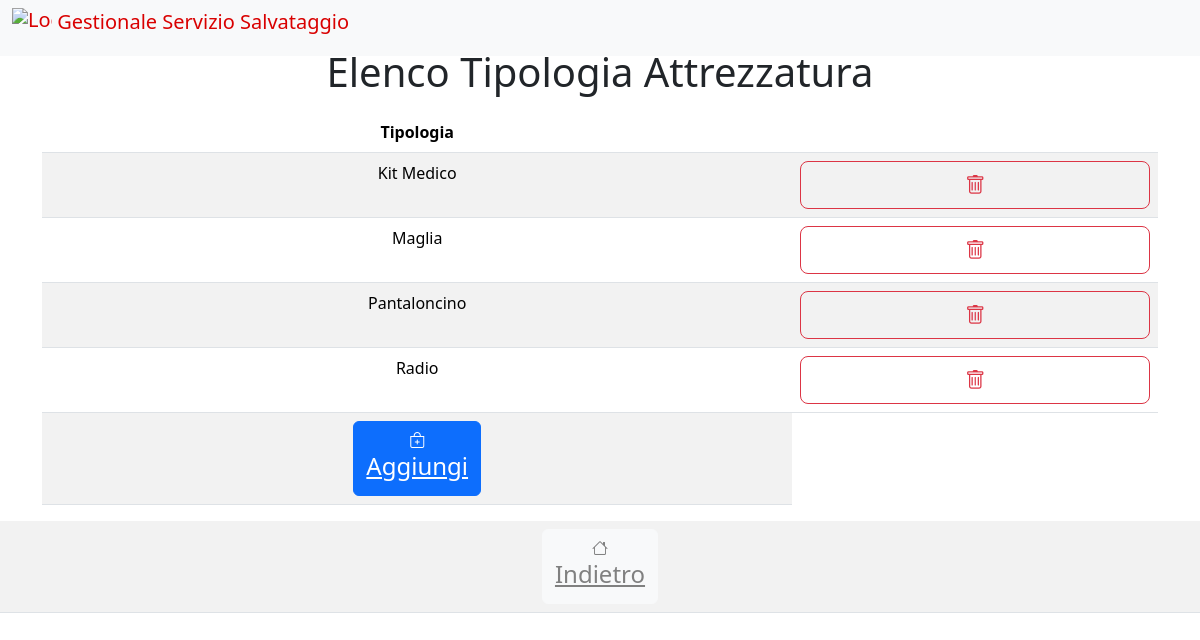
/html/visualizzatipologiaattrezzatura.php (signed in), run on the app's committed database.
### tables this page shows
CREATE TABLE `TIPOLOGIA` (
  `Nome` varchar(50) NOT NULL
);

### html/dbconnect.php (called while the page is built, shortened)
<?php
    class dbconnect {
        private $dbhost = 'localhost';
        private $username = 'user';
        private $password = 'psw';
        private $dbname = 'db_name';
        private $conn;
        public function __construct(){
            $this->conn = new mysqli($this->dbhost, $this->username, $this->password, $this->dbname);
        }
        public function query($sql){
            $result=$this->conn->query($sql);
            if ($result->num_rows > 0) {
                return $result;
            } else {
                return null;
            }
        }
    }
?>

### html/visualizzatipologiaattrezzatura.php (the view, shortened to what this page needs)
<?php
	include 'dbconnect.php';
?>
    <!DOCTYPE html>
    <html lang="it">
    <head>
        <link rel="stylesheet" href="https://cdn.jsdelivr.net/npm/bootstrap-icons@latest/font/bootstrap-icons.min.css">
        <link rel="stylesheet" href="https://cdn.jsdelivr.net/npm/bootstrap@latest/dist/css/bootstrap.min.css">
    </head>
    <header>
        <nav class="navbar navbar-expand-md navbar-light fixed-top bg-light">
            <div class="container-fluid">
                <div class="navbar-header">
                    <a class="navbar-brand mb-0 h1" href="#" style="color: #d90000;">
                        <img src="./img/logo.png" alt="Logo" width="40" height="40" class="d-inline-block align-text-top">
                        Gestionale Servizio Salvataggio
                    </a>
                </div>
            </div>
        </nav>
    </header>
    <body class="text-center">
        <div class="container">
            <h1 class="mt-5">Elenco Tipologia Attrezzatura</h1>
            <?php
            $db = new dbconnect();
            $sql = "SELECT * FROM TIPOLOGIA;";
            $result = $db->query($sql);
            echo "<table class='table table-striped mt-3'>";
            echo "<thead><tr><th>Tipologia</th><th></th</tr></thead><tbody>";
            if ($result->num_rows > 0) {
                while($row = $result->fetch_assoc()) {
                    echo "<tr><td>" . $row["Nome"] . "</td>";
                    echo "<td><form action='' method='POST'><input type='hidden' name='nome' value='".$row["Nome"]."'><button class='w-100 btn btn-lg btn-outline-danger' type='submit' name='elimina' value=''><i class='bi bi-trash'></i></button></form></td></tr>";
                }
            }
            echo "<tr><td><div type='button' class='well btn btn-primary' style='color: white'><a href='aggiungitipologiaattrezzatura.php' style='color: white'><i class='bi bi-bag-plus' style='color: white'></i><h4>Aggiungi</h4></a></div></td></td></tr>";
            echo "</tbody></table>";
            ?>
        </div>
            <table class="table table-striped mt-3">
            <tr>
            <td>
                <div type="button" class="well btn btn-light" style="color: gray">
                    <a href="attrezzatura.php" style="color: gray">
                    <i class="bi bi-house" style="color: gray"></i>
                    <h4>Indietro</h4>
                    </a>
                </div>
            </td>
            </tr>
        </table>
    </body>
    </html>

### data on the page
tipologia: Nome "Kit Medico"
tipologia: Nome "Maglia"
tipologia: Nome "Pantaloncino"
tipologia: Nome "Radio"
